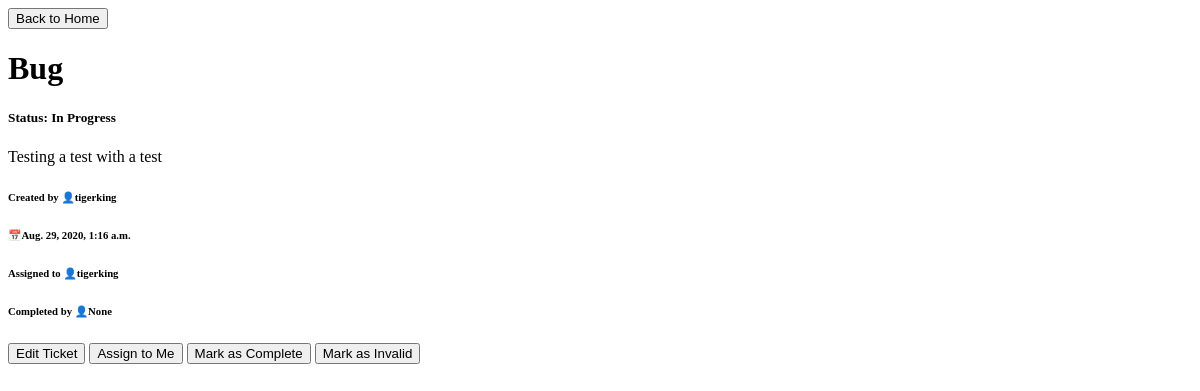
/ticket/1/ (signed in), run on an earlier commit of the app's database.
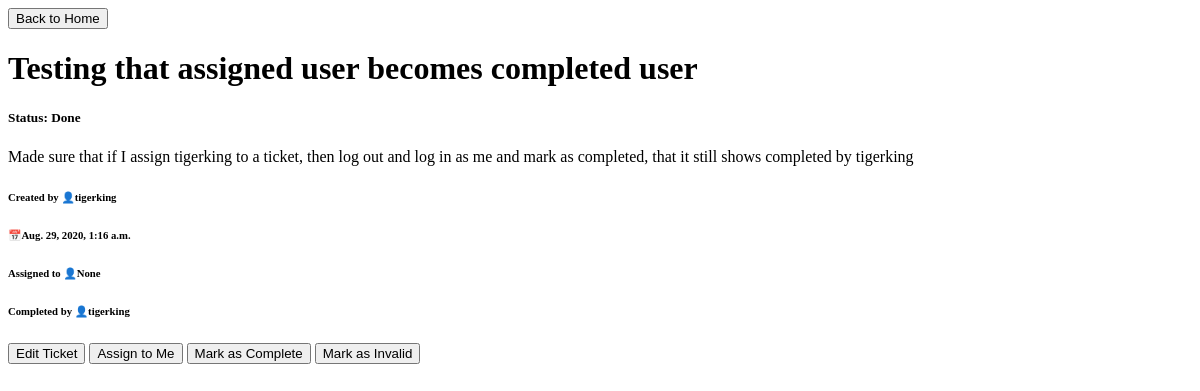
And on a later commit of the database.
### bugtrack/models.py (models this page shows, shortened)
class Ticket(models.Model):
    NEW = 'New'
    ASSIGNED = 'In Progress'
    INVALID = 'Invalid'
    COMPLETE = 'Done'
    STATUS_CHOICES = [
        (NEW, 'New'),
        (ASSIGNED, 'In Progress'),
        (INVALID, 'Invalid'),
        (COMPLETE, 'Done')
    ]
    title = models.CharField(max_length=150)
    time_created = models.DateTimeField(default=timezone.now)
    description = models.CharField(max_length=250)
    created_by = models.ForeignKey(CustomUser, on_delete=models.CASCADE, related_name='created_by')
    status = models.CharField(max_length=11, choices=STATUS_CHOICES, default=NEW)
    assigned_to = models.ForeignKey(CustomUser, on_delete=models.CASCADE, default=None, null=True, blank="True", related_name='assigned_to')
    completed_by = models.ForeignKey(CustomUser, on_delete=models.CASCADE, default=None, null=True, blank='True', related_name='completed_by')

### customuser/models.py (models this page shows)
class CustomUser(AbstractUser):
    display_name = models.CharField(max_length=50, unique=True)
    USERNAME_FIELD = 'username'
    REQUIRED_FIELDS = ['display_name']
    def __str__(self):
        return self.username

### bugtrack/views.py (the view)
# urls.py: path('ticket/<int:ticket_id>/', ticket_details, name='ticket_details'),
@login_required
def ticket_details(request, ticket_id):
    ticket = Ticket.objects.get(id=ticket_id)
    return render(request, 'ticket_details.html', {'ticket': ticket})

### templates/ticket_details.html (shortened to what this page needs)
<!DOCTYPE html>
<html lang="en">
<head>
</head>
<body>
    <a href="/"><button>Back to Home</button></a>
    <div>
        <h1>{{ ticket.title }}</h1>
        <h5>Status: {{ ticket.status }}</h5>
        <p>{{ ticket.description }}</p>
        <h6>Created by 👤{{ ticket.created_by }}</h6>
        <h6>📅{{ ticket.time_created }}</h6>
        <h6>Assigned to <a>👤{{ ticket.assigned_to }}</a></h6>
        <h6>Completed by <a>👤{{ ticket.completed_by }}</a></h6>
    </div>
    <div>
        <a href="/ticket/{{ ticket.id }}/edit/"><button>Edit Ticket</button></a>
        <a href="/ticket/{{ ticket.id }}/assign/"><button>Assign to Me</button></a>
        <a href="/ticket/{{ ticket.id }}/complete/"><button>Mark as Complete</button></a>
        <a href="/ticket/{{ ticket.id }}/invalidate/"><button>Mark as Invalid</button></a>
    </div>
</body>
</html>

What changed in the data, as far as the page shows it:
changed Ticket "None": title "Bug" → "Testing that assigned user becomes completed user"; status "In Progress" → "Done"; description "Testing a test with a test" → "Made sure that if I assign tigerking to a ticket, then log out and log in as me and mark as completed, that it still shows completed by tigerking"; assigned_to "tigerking" → "None"; completed_by "None" → "tigerking"
